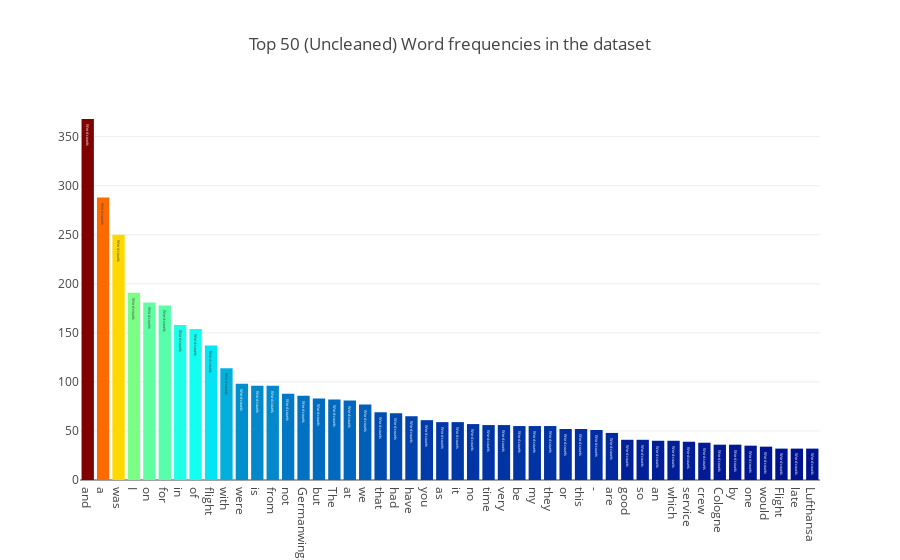

Source (notebook cell):
### Code cell
# The code is adapted from
# https://www.kaggle.com/arthurtok/spooky-nlp-and-topic-modelling-tutorial
all_words = df_review["Review"].str.split(expand=True).unstack().value_counts()
data = [go.Bar(
            x = all_words.index.values[2:50],
            y = all_words.values[2:50],
            marker= dict(colorscale='Jet',
                         color = all_words.values[2:100]
                        ),
            text='Word counts'
    )]

layout = go.Layout(
    title='Top 50 (Uncleaned) Word frequencies in the dataset'
)

fig = go.Figure(data=data, layout=layout)

py.iplot(fig, filename='basic-bar')

### Figure 1 — Plotly figure (JSON) as saved in the notebook; plotly's stock layout.template omitted (floating-point values rounded to 4 significant figures)
{"data": [{"marker": {"color": [368, 288, 250, 191, 181, 178, 158, 154, 137, 114, 98, 96, 96, 88, 86, 83, 82, 81, 77, 69, 68, 65, 61, 59, 59, 57, 56, 56, 55, 55, 55, 52, 52, 51, 48, 41, 41, 40, 40, 39, 38, 36, 36, 35, 34, 32, 32, 32, 32, 31, 31, 31, 30, 30, 30, 30, 30, 30, 30, 29, 28, 27, 27, 26, 26, 26, 25, 25, 24, 23, 23, 23, 22, 22, 22, 22, 22, 21, 21, 21, 21, 20, 20, 20, 20, 20, 20, 19, 19, 19, 19, 19, 19, 18, 18, 18, 18, 18], "colorscale": "Jet"}, "text": "Word counts", "type": "bar", "uid": "48c2653a-bcd9-4627-96a5-63c682f1d24f", "x": ["and", "a", "was", "I", "on", "for", "in", "of", "flight", "with", "were", "is", "from", "not", "Germanwings", "but", "The", "at", "we", "that", "had", "have", "you", "as", "it", "no", "time", "very", "be", "my", "they", "or", "this", "-", "are", "good", "so", "an", "which", "service", "crew", "Cologne", "by", "one", "would", "Flight", "late", "Lufthansa"], "y": [368, 288, 250, 191, 181, 178, 158, 154, 137, 114, 98, 96, 96, 88, 86, 83, 82, 81, 77, 69, 68, 65, 61, 59, 59, 57, 56, 56, 55, 55, 55, 52, 52, 51, 48, 41, 41, 40, 40, 39, 38, 36, 36, 35, 34, 32, 32, 32]}], "layout": {"title": {"text": "Top 50 (Uncleaned) Word frequencies in the dataset"}}}
